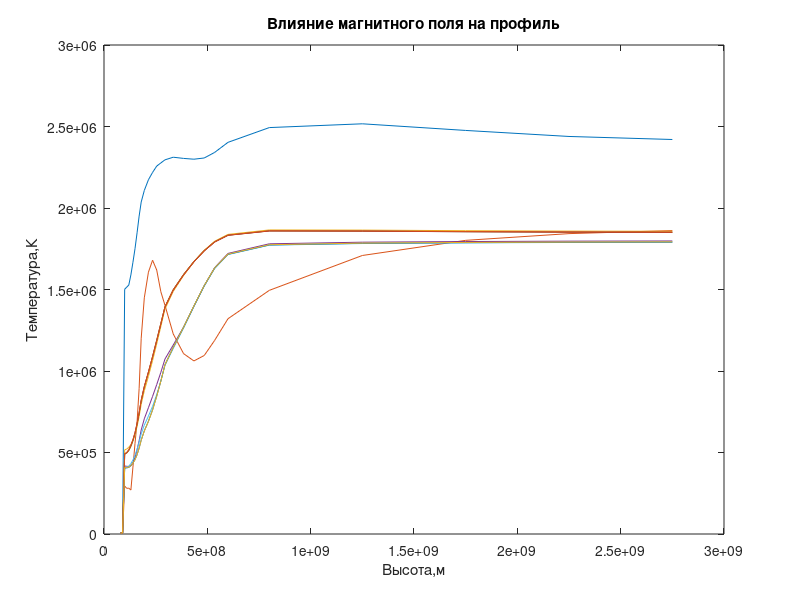

Source code (MATLAB): (Note: this script raises an error after producing the figure.)
Tcalc8 = load('Tcalc8.mat','Tcalc');
Tcalc9 = load('Tcalc9.mat','Tcalc');
Tcalc10 = load('Tcalc10.mat','Tcalc');
Tcalc11 = load('Tcalc11.mat','Tcalc');
Tcalc12 = load('Tcalc12.mat','Tcalc');
%load('Temp0.mat','Temp0');
%load('H0.mat','H0');
load('Hcalc.mat','Hcalc');
%plot(H0,Temp0);
%hold on;
plot(Hcalc,Tcalc8.Tcalc);
hold on;
plot(Hcalc,Tcalc9.Tcalc);
hold on;
plot(Hcalc,Tcalc10.Tcalc);
hold on;
plot(Hcalc,Tcalc11.Tcalc);
hold on;
plot(Hcalc,Tcalc12.Tcalc);
title('Влияние магнитного поля на профиль')
xlabel('Высота,м')
ylabel('Температура,К')
%%
x = Hcalc;
tiledlayout(2,1)

% Top plot
ax1 = nexttile;
plot(ax1,Hcalc,Tcalc8.Tcalc(1,:));
hold on;
plot(ax1,Hcalc,Tcalc9.Tcalc(1,:));
hold on;
plot(ax1,Hcalc,Tcalc10.Tcalc(1,:));
hold on;
plot(ax1,Hcalc,Tcalc11.Tcalc(1,:));
hold on;
plot(ax1,Hcalc,Tcalc12.Tcalc(1,:));
title(ax1,'Влияние магнитного поля на профиль полутени')
xlabel(ax1,'Высота,м')
ylabel(ax1,'Температура,К')

% Bottom plot
ax2 = nexttile;
plot(ax2,Hcalc,Tcalc8.Tcalc(2,:));
hold on;
plot(ax2,Hcalc,Tcalc9.Tcalc(2,:));
hold on;
plot(ax2,Hcalc,Tcalc10.Tcalc(2,:));
hold on;
plot(ax2,Hcalc,Tcalc11.Tcalc(2,:));
hold on;
plot(ax2,Hcalc,Tcalc12.Tcalc(2,:));
title(ax2,'Влияние магнитного поля на профиль тени')
xlabel(ax1,'Высота,м')
ylabel(ax1,'Температура,К')
%%
NT = [6e14, 2e15, 6e15, 2e16, 6e16];
NB = [7.07, 3.74, 1.04, 4.52, 7.48];
plot(NT,NB);
title('Зависимость невязки от NT')
xlabel('NT, K*см^{-3}')
ylabel('Невязка,%')
%%
B = [0.8, 0.9, 1.0, 1.1, 1.2];
NB = [7.28, 2.20, 1.04, 1.38, 1.89];
plot(B,NB);
title('Зависимость невязки от магнитного поля')
xlabel('B/B_{0}')
ylabel('Невязка,%')
